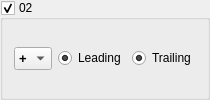
          <widget class="QGroupBox" name="channelGroupBox_02">
           <property name="toolTip">
            <string>Enable Channel 02</string>
           </property>
           <property name="title">
            <string>02</string>
           </property>
           <property name="checkable">
            <bool>true</bool>
           </property>
           <layout class="QHBoxLayout" name="horizontalLayout_4">
            <item>
             <widget class="QComboBox" name="PolarityComboBox02">
              <property name="font">
               <font>
                <pointsize>10</pointsize>
                <weight>75</weight>
                <bold>true</bold>
               </font>
              </property>
              <property name="toolTip">
               <string>Select channel input polarity</string>
              </property>
              <property name="frame">
               <bool>true</bool>
              </property>
              <item>
               <property name="text">
                <string>+</string>
               </property>
              </item>
              <item>
               <property name="text">
                <string>-</string>
               </property>
              </item>
             </widget>
            </item>
            <item>
             <widget class="QRadioButton" name="Channel_leading_radio_02">
              <property name="toolTip">
               <string>Enable TDC leading edge of channel</string>
              </property>
              <property name="text">
               <string>Leading</string>
              </property>
              <property name="checked">
               <bool>true</bool>
              </property>
              <property name="autoExclusive">
               <bool>false</bool>
              </property>
             </widget>
            </item>
            <item>
             <widget class="QRadioButton" name="Channel_trailing_radio_02">
              <property name="toolTip">
               <string>Enable TDC trailing edge of channel</string>
              </property>
              <property name="text">
               <string>Trailing</string>
              </property>
              <property name="checked">
               <bool>true</bool>
              </property>
              <property name="autoExclusive">
               <bool>false</bool>
              </property>
             </widget>
            </item>
           </layout>
          </widget>
